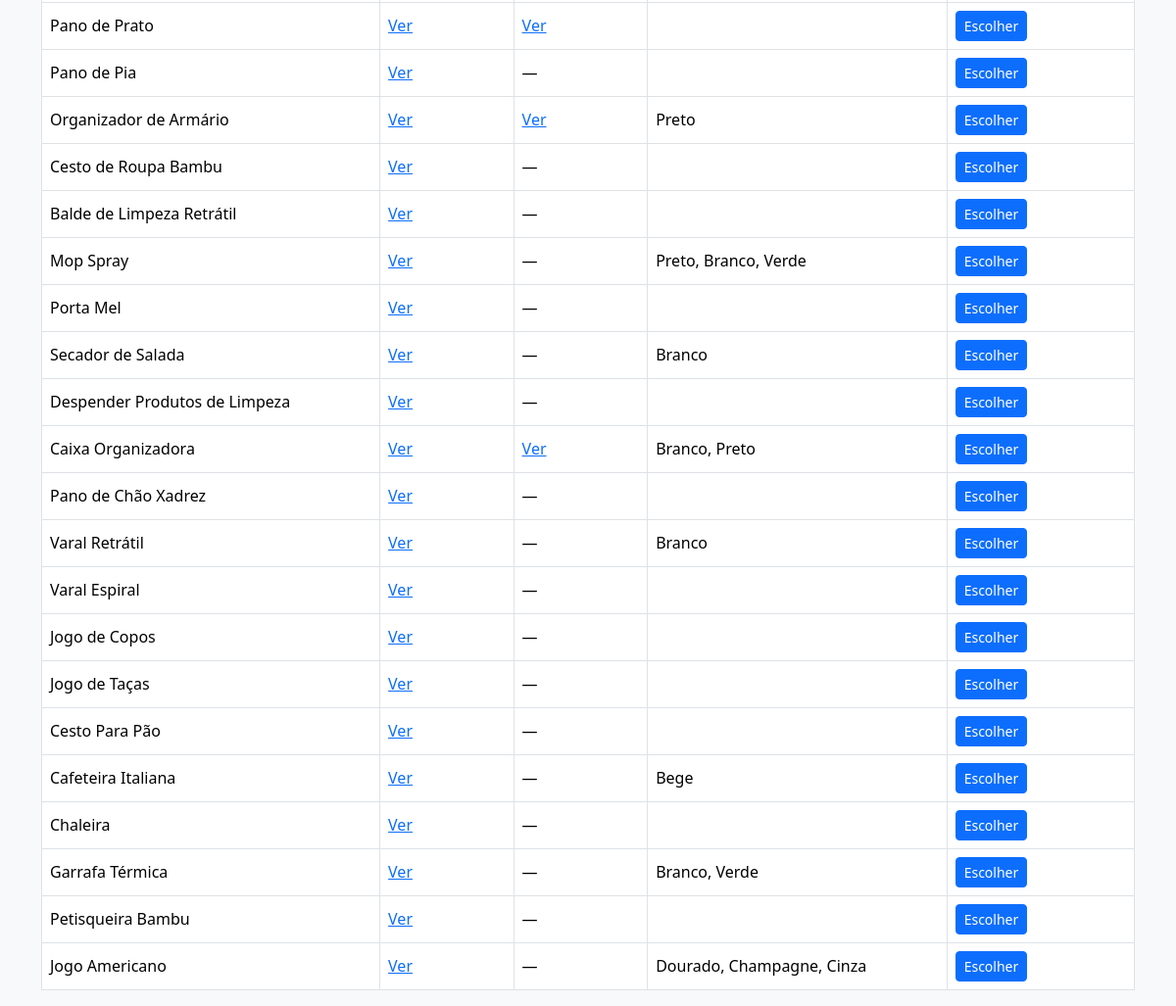
Before: / (lower part) with the older database file.
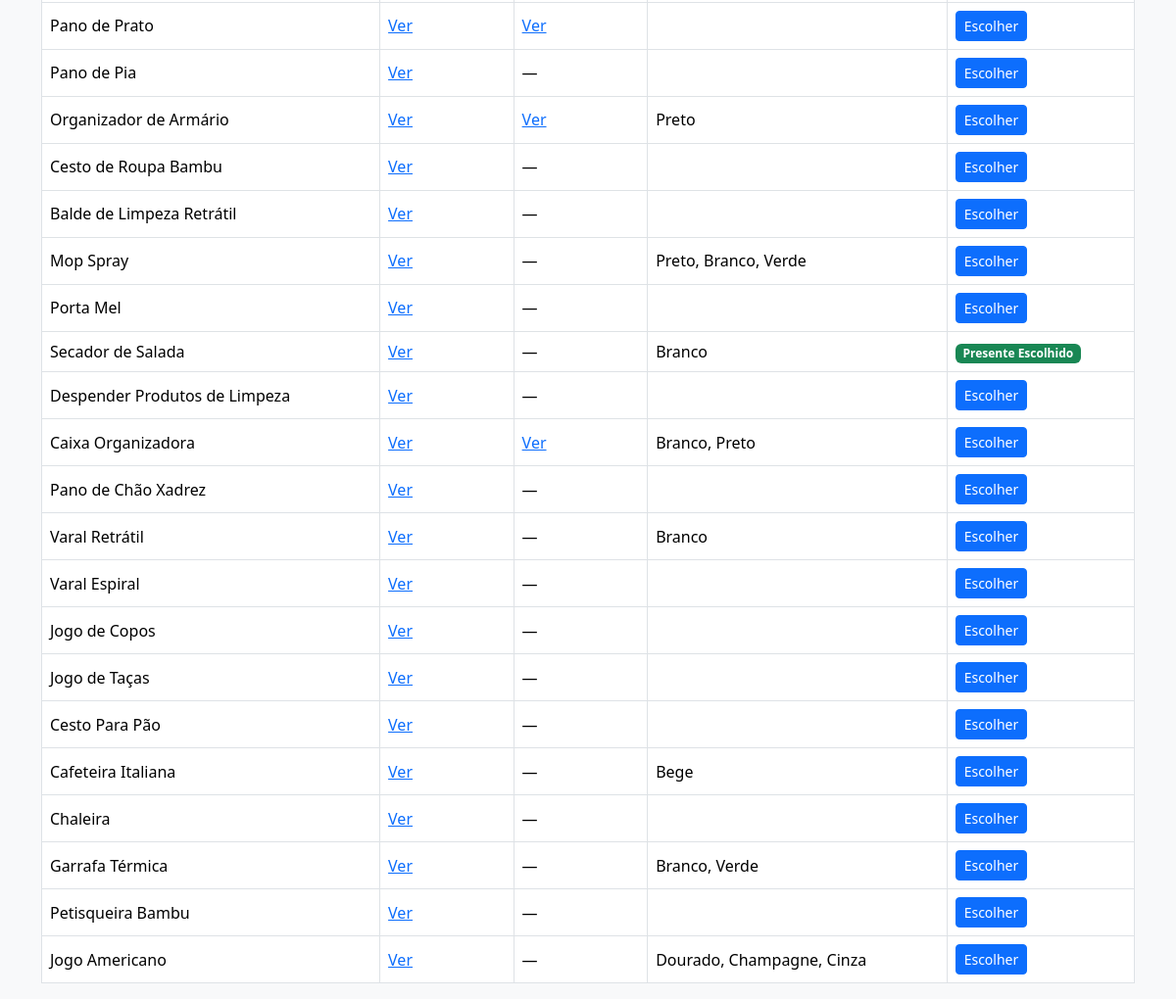
After: the same page with the newer database file.
### tables this page shows
CREATE TABLE presentes (
            id INTEGER PRIMARY KEY AUTOINCREMENT,
            presente TEXT,
            link1 TEXT,
            link2 TEXT,
            cores TEXT,
            escolhido_por TEXT
        );

### app.py (the view)
@app.route("/")
def index():
    is_admin = request.args.get("admin") == ADMIN_KEY
    conn = get_db()
    cursor = conn.cursor()
    cursor.execute("SELECT * FROM presentes")
    presentes = cursor.fetchall()
    conn.close()
    return render_template("index.html", presentes=presentes, is_admin=is_admin)

### app.py (called while the page is built)
def get_db():
    conn = sqlite3.connect(DB_PATH)
    conn.row_factory = sqlite3.Row
    return conn

### templates/index.html (shortened to what this page needs)
<!DOCTYPE html>
<html lang="pt-br">
<head>
    <link
      href="https://cdn.jsdelivr.net/npm/bootstrap@5.3.2/dist/css/bootstrap.min.css"
      rel="stylesheet"
    >
</head>
<body class="bg-light">
<div class="container mt-5">
    <div class="table-responsive">
        <table class="table table-bordered table-hover align-middle">
            <tbody>
            {% for item in presentes %}
                <tr>
                    <td>{{ item.presente }}</td>
                    <td>
                        {% if item.link1 %}
                            <a href="{{ item.link1 }}" target="_blank">Ver</a>
                        {% else %}
                            —
                        {% endif %}
                    </td>
                    <td>
                        {% if item.link2 %}
                            <a href="{{ item.link2 }}" target="_blank">Ver</a>
                        {% else %}
                            —
                        {% endif %}
                    </td>
                    <td>{{ item.cores }}</td>
                    <td>
                        {% if item.escolhido_por %}
                            <span class="badge bg-success">
                                Presente Escolhido
                            </span>
                        {% else %}
                            <button
                                class="btn btn-sm btn-primary"
                                data-bs-toggle="modal"
                                data-bs-target="#confirmModal{{ item.id }}"
                            >
                                Escolher
                            </button>
                        {% endif %}
                    </td>
                </tr>
            {% endfor %}
            </tbody>
        </table>
    </div>
</div>
</body>
</html>

Changed rows visible on the page:
changed presentes "Secador de Salada": now shows "Presente Escolhido"; no longer shows "Escolher"
